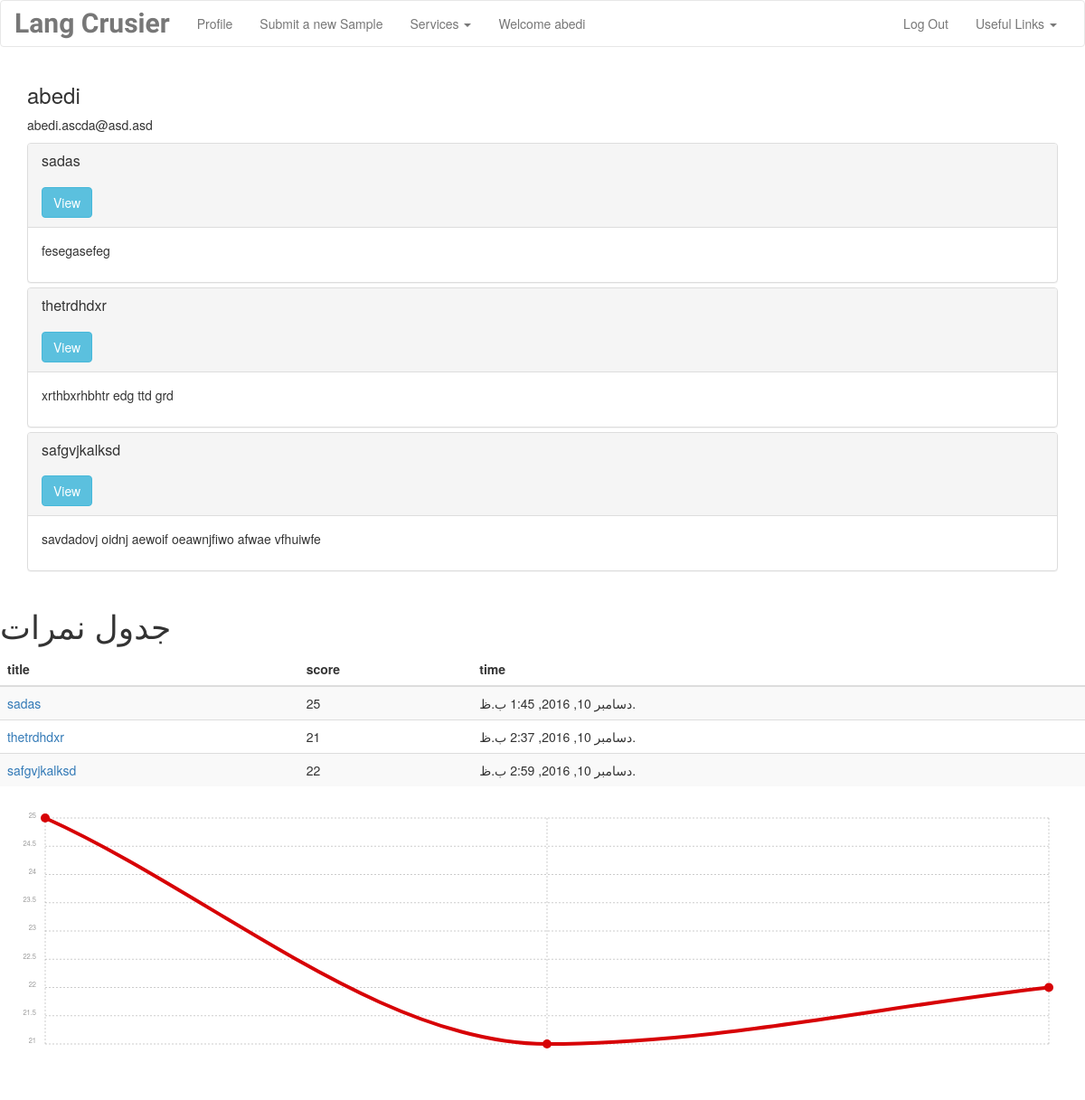
Page /profile/ (signed in) on the committed database.
### user_profile/models.py (models this page shows, shortened)
class Writing(models.Model):
    author=models.ForeignKey(User)
    text=models.CharField(max_length=10000)
    score=models.CharField(max_length=10, default='0')
    title = models.CharField(max_length=30, null=True, default='untitled')
    time = models.DateTimeField(auto_now_add=True)

### user_profile/views.py (the view)
@login_required()
def index(request):
    current_user = request.user
    exam = current_user.writing_set.all()
    context = {
        'user': current_user,
        'exam': exam
    }
    return render(request, 'user_profile/index.html',context)

### user_profile/templates/user_profile/index.html (shortened to what this page needs)
{% extends "user_profile/base.html" %}
{% load static %}
{% block nav %}
    {{ user.username }}
{% endblock %}
{% block head %}
    <link rel="stylesheet" href="{% static 'user_profile/chartist.min.css' %}">
{% endblock %}
{% block content %}
    <div class="container">
        <h3>{{ user.username }}</h3>
        <p>{{ user.email }}</p>
        <div class="panel-group" id="accordion" role="tablist" aria-multiselectable="true">
        {% for item in exam %}
            <div class="panel panel-default">
            <div class="panel-heading" role="tab" id="heading_{{ forloop.counter }}">
                      <h4 class="panel-title">
                            <a role="button" data-toggle="collapse" data-parent="#accordion" href="#collapse_{{ forloop.counter }}" aria-expanded="true" aria-controls="collapse_{{ forloop.counter }}">
                            {{ item.title }}
                            </a>
                      </h4>
                <br>
                       <a class="btn btn-info " role="button" href="{% url 'user_profile:writing'  item.id %}">View</a>
            </div>
            <div id="collapse_{{ forloop.counter }}" class="panel-collapse collapse in" role="tabpanel" aria-labelledby="heading_{{ forloop.counter }}">
              <div class="panel-body">
                  <p style="width: 100%">{{ item.text }}</p>
              </div>
            </div>
            </div>
        {% endfor %}
        </div>
    </div>
<h1> جدول نمرات</h1>
 <table class="table table-striped">
    <thead>
        <tr>
            <th>title</th>
            <th>score</th>
            <th>time</th>
        </tr>
    </thead>
    <tbody>
    {% for item in exam %}
        <tr>
            <td><a data-toggle="modal" data-target="#PopUp">{{ item.title }}</a></td>
            <td>{{ item.score }}</td>
            <td>{{ item.time }}</td>
        </tr>
       <div class="modal fade " id="PopUp">
    {% endfor %}
    </tbody>
 </table>
    <div class="ct-chart ct-golden-section" style="height: 30rem" ></div>
{% endblock %}

### rows in the picture
Writing: title "sadas", text "fesegasefeg", score "25", time "دسامبر 10, 2016, 1:45 ب.ظ."
Writing: title "thetrdhdxr", text "xrthbxrhbhtr edg ttd grd", score "21", time "دسامبر 10, 2016, 2:37 ب.ظ."
Writing: title "safgvjkalksd", text "savdadovj oidnj aewoif oeawnjfiwo afwae vfhuiwfe", score "22", time "دسامبر 10, 2016, 2:59 ب.ظ."

### other values in the picture
{{ user.username }} "abedi"
{{ user.email }} "abedi.ascda@asd.asd"
